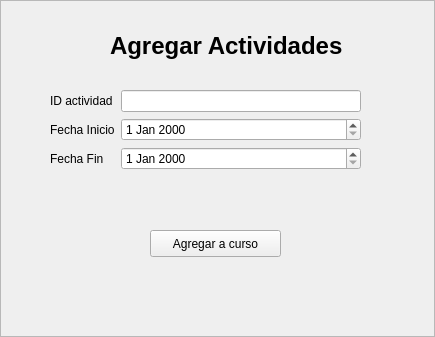
<?xml version="1.0" encoding="UTF-8"?>
<ui version="4.0">
 <class>Frame</class>
 <widget class="QFrame" name="Frame">
  <property name="geometry">
   <rect>
    <x>0</x>
    <y>0</y>
    <width>435</width>
    <height>337</height>
   </rect>
  </property>
  <property name="windowTitle">
   <string>Frame</string>
  </property>
  <property name="frameShape">
   <enum>QFrame::StyledPanel</enum>
  </property>
  <property name="frameShadow">
   <enum>QFrame::Raised</enum>
  </property>
  <widget class="QLabel" name="etiquetaTitulo">
   <property name="geometry">
    <rect>
     <x>110</x>
     <y>30</y>
     <width>251</width>
     <height>31</height>
    </rect>
   </property>
   <property name="font">
    <font>
     <pointsize>18</pointsize>
     <weight>75</weight>
     <bold>true</bold>
    </font>
   </property>
   <property name="text">
    <string>Agregar Actividades</string>
   </property>
  </widget>
  <widget class="QWidget" name="formLayoutWidget">
   <property name="geometry">
    <rect>
     <x>50</x>
     <y>90</y>
     <width>311</width>
     <height>111</height>
    </rect>
   </property>
   <layout class="QFormLayout" name="formLayout">
    <item row="0" column="0">
     <widget class="QLabel" name="etiquetaIDActividad">
      <property name="text">
       <string>ID actividad</string>
      </property>
     </widget>
    </item>
    <item row="1" column="0">
     <widget class="QLabel" name="etiquetaFechaInicio">
      <property name="text">
       <string>Fecha Inicio</string>
      </property>
     </widget>
    </item>
    <item row="2" column="0">
     <widget class="QLabel" name="etiquetaFechaFin">
      <property name="text">
       <string>Fecha Fin</string>
      </property>
     </widget>
    </item>
    <item row="1" column="1">
     <widget class="QDateEdit" name="selectorFechaInicio"/>
    </item>
    <item row="0" column="1">
     <widget class="QLineEdit" name="campoIDActividad"/>
    </item>
    <item row="2" column="1">
     <widget class="QDateEdit" name="selectorFechaFin"/>
    </item>
   </layout>
  </widget>
  <widget class="QPushButton" name="botonAgregar">
   <property name="geometry">
    <rect>
     <x>150</x>
     <y>230</y>
     <width>131</width>
     <height>27</height>
    </rect>
   </property>
   <property name="text">
    <string>Agregar a curso</string>
   </property>
  </widget>
 </widget>
 <resources/>
 <connections/>
</ui>
